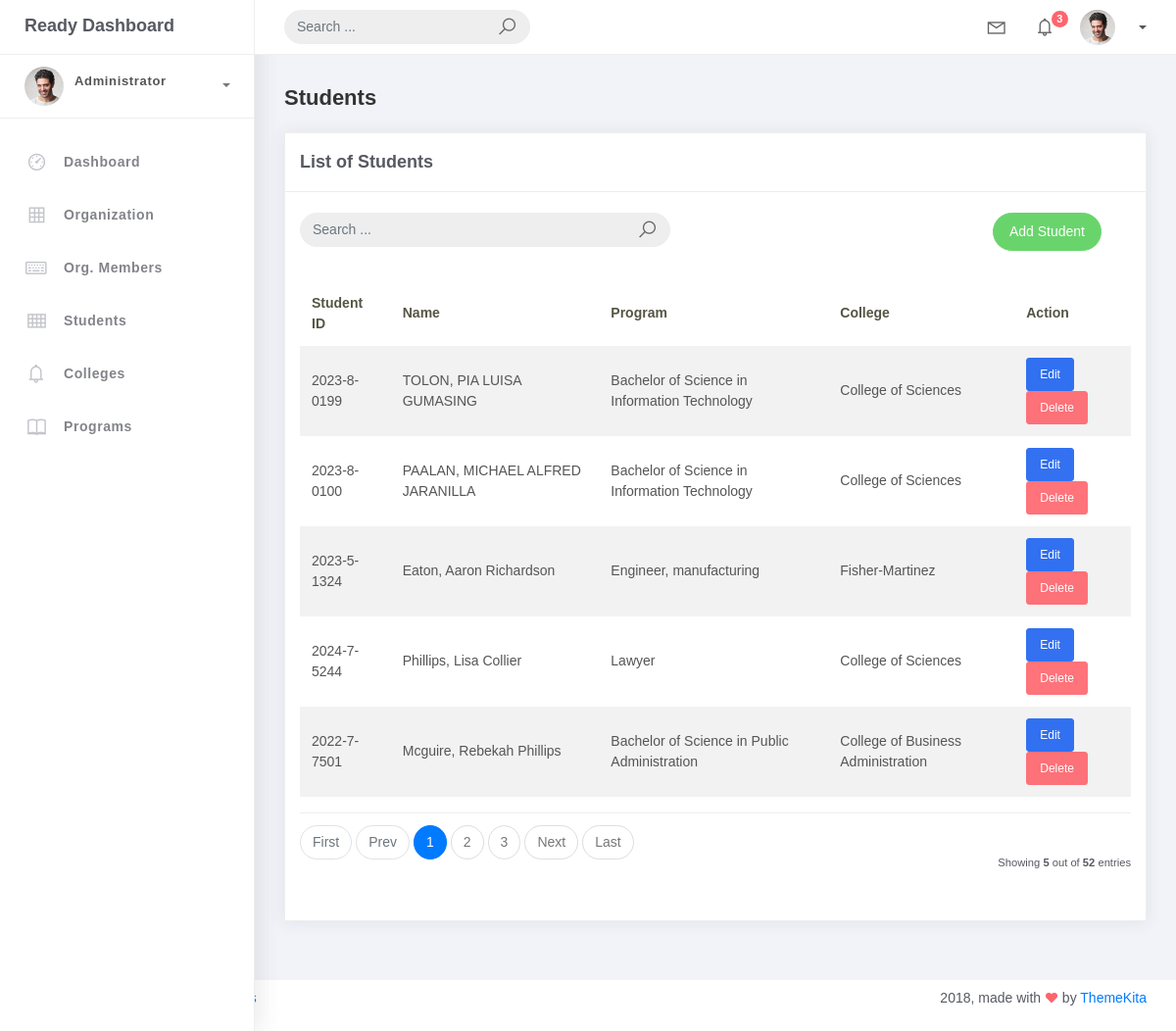
The app's page /student/, older data.
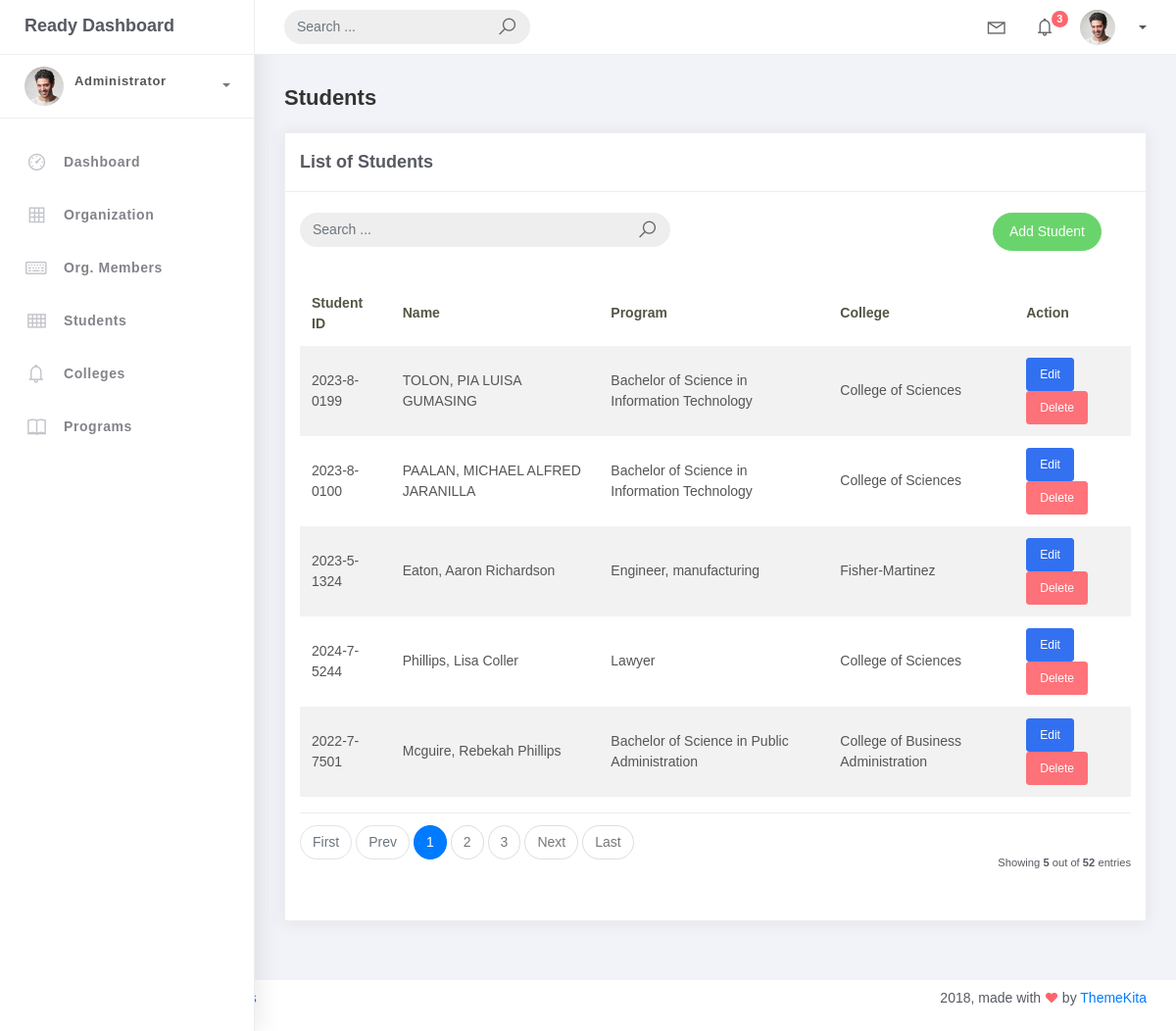
The same page, newer data.
### studentorg/models.py (models this page shows, shortened)
class BaseModel(models.Model):
	created_at = models.DateTimeField(auto_now_add=True, db_index=True)
	updated_at = models.DateTimeField(auto_now=True)
	class Meta:
		abstract = True

class Student(BaseModel):
	student_id = models.CharField(max_length=15)
	lastname = models.CharField(max_length=25)
	firstname = models.CharField(max_length=25)
	middlename = models.CharField(max_length=25, blank=True, null=True)
	program = models.ForeignKey (Program, on_delete=models.CASCADE)

class Program(BaseModel):
	prog_name = models.CharField(max_length=150)
	college = models.ForeignKey (College, on_delete=models.CASCADE)

class College(BaseModel):
	college_name = models.CharField(max_length=150)

### studentorg/views.py (the view)
# urls.py: path("student/", StudentList.as_view(), name="student-list"),
class StudentList(ListView):
    model = Student
    context_object_name = 'student'
    template_name = 'student_list.html'
    paginate_by = 5
    def get_queryset(self):
        qs = super().get_queryset()
        query = self.request.GET.get('q')
        if query:
            qs = qs.filter(
                Q(firstname__icontains=query) |
                Q(lastname__icontains=query) |
                Q(middlename__icontains=query)
            )
        return qs

### templates/student_list.html
{% extends 'base.html' %}
{% block content %}
<div class="content">
    <div class="container-fluid">
        <h4 class="page-title">Students</h4>
        <div class="row">
            <div class="col-md-12">
                <div class="card">
                    <div class="card-header">
                        <div class="card-title">List of Students</div>
                    </div>
                    <br />
                    <div class="col-md-12 row">
                        <div class="col-md-6">
                            <form class="navbar-left navbar-form nav-search mr-md-3" action="{% url 'student-list' %}" method="get">
                                <div class="input-group">
                                    <input type="text" name="q" placeholder="Search ..." class="form-control" value="{{ request.GET.q }}">
                                    <div class="input-group-append">
                                        <span class="input-group-text">
                                            <i class="la la-search search-icon"></i>
                                        </span>
                                    </div>
                                </div>
                            </form>
                        </div>
                        <div class="col-md-6">
                            <div class="pull-right">
                                <a href="{% url 'student-add' %}" class="btn btn-success btn-rounded">Add Student</a>
                            </div>
                        </div>
                    </div>
                    <div class="card-body">
                        <table class="table table-striped mt-3">
                            <thead>
                                <tr>
                                    <th>Student ID</th>
                                    <th>Name</th>
                                    <th>Program</th>
                                    <th>College</th>
                                    <th>Action</th>
                                </tr>
                            </thead>
                            <tbody>
                                {% for object in object_list %}
                                <tr>
                                    <td>{{ object.student_id }}</td>
                                    <td>{{ object.lastname }}, {{ object.firstname }} {{ object.middlename }}</td>
                                    <td>{{ object.program.prog_name }}</td>
                                    <td>{{ object.program.college.college_name }}</td>
                                    <td>
                                        <a href="{% url 'student-update' object.pk %}" class="btn btn-sm btn-primary">Edit</a>
                                        <a href="{% url 'student-delete' object.pk %}" class="btn btn-sm btn-danger">Delete</a>
                                    </td>
                                </tr>
                                {% empty %}
                                <tr>
                                    <td colspan="5" style="text-align: center">
                                        <p class="text-sm font-weight-bold mb-0">No Records Found</p>
                                    </td>
                                </tr>
                                {% endfor %}
                            </tbody>
                        </table>
                        {% include 'includes/pagination.html' %}
                    </div>
                </div>
            </div>
        </div>
    </div>
</div>
{% endblock %}

### templates/base.html (shortened to what this page needs)
{% load static %}
<!DOCTYPE html>
<html>
<head>
    <link rel="stylesheet" href="{% static 'css/bootstrap.min.css' %}">
    <link rel="stylesheet" href="{% static 'css/ready.css' %}">
    <link rel="stylesheet" href="{% static 'css/demo.css' %}">
</head>
<body>
    <div class="wrapper">
        <div class="main-header">
            <div class="logo-header">
                <a href="index.html" class="logo">Ready Dashboard</a>
            </div>
            <nav class="navbar navbar-header navbar-expand-lg">
                <div class="container-fluid">
                    <form class="navbar-left navbar-form nav-search mr-md-3" action="">
                        <div class="input-group">
                            <input type="text" placeholder="Search ..." class="form-control">
                            <div class="input-group-append">
                                <span class="input-group-text">
                                    <i class="la la-search search-icon"></i>
                                </span>
                            </div>
                        </div>
                    </form>
                    <ul class="navbar-nav topbar-nav ml-md-auto align-items-center">
                        <li class="nav-item dropdown hidden-caret">
                            <a class="nav-link dropdown-toggle" href="#" id="navbarDropdown" role="button" data-toggle="dropdown" aria-haspopup="true" aria-expanded="false">
                                <i class="la la-envelope"></i>
                            </a>
                        </li>
                        <li class="nav-item dropdown hidden-caret">
                            <a class="nav-link dropdown-toggle" href="#" id="navbarDropdown" role="button" data-toggle="dropdown" aria-haspopup="true" aria-expanded="false">
                                <i class="la la-bell"></i>
                                <span class="notification">3</span>
                            </a>
                        </li>
                        <li class="nav-item dropdown">
                            <a class="dropdown-toggle profile-pic" data-toggle="dropdown" href="#" aria-expanded="false">
                                <img src="{% static 'img/profile.jpg' %}" alt="user-img" width="36" class="img-circle">
                                <span>{{ request.user.username }}</span>
                            </a>
                        </li>
                    </ul>
                </div>
            </nav>
        </div>
        <div class="sidebar">
            <div class="scrollbar-inner sidebar-wrapper">
                <div class="user">
                    <div class="photo">
                        <img src="{% static 'img/profile.jpg' %}">
                    </div>
                    <div class="info">
                        <a data-toggle="collapse" href="#collapseExample" aria-expanded="true">
                            <span>
                                <span class="user-level">Administrator</span>
                                <span class="caret"></span>
                            </span>
                        </a>
                        <div class="clearfix"></div>
                    </div>
                </div>
                <ul class="nav">
                    <li class="nav-item"><a href="{% url 'home' %}"><i class="la la-dashboard"></i><p>Dashboard</p></a></li>
                    <li class="nav-item"><a href="{% url 'organization-list' %}"><i class="la la-table"></i><p>Organization</p></a></li>
                    <li class="nav-item"><a href="{% url 'orgmember-list' %}"><i class="la la-keyboard-o"></i><p>Org. Members</p></a></li>
                    <li class="nav-item"><a href="{% url 'student-list' %}"><i class="la la-th"></i><p>Students</p></a></li>
                    <li class="nav-item"><a href="{% url 'college-list' %}"><i class="la la-bell"></i><p>Colleges</p></a></li>
                    <li class="nav-item"><a href="{% url 'program-list' %}"><i class="la la-book"></i><p>Programs</p></a></li>
                </ul>
            </div>
        </div>
        <div class="main-panel">
            {% block content %}{% endblock %}
        </div>
        <footer class="footer">
            <div class="container-fluid">
                <nav class="pull-left">
                    <ul class="nav">
                        <li class="nav-item"><a class="nav-link" href="http://www.themekita.com">ThemeKita</a></li>
                        <li class="nav-item"><a class="nav-link" href="#">Help</a></li>
                        <li class="nav-item"><a class="nav-link" href="https://themewagon.com/license/#free-item">Licenses</a></li>
                    </ul>
                </nav>
                <div class="copyright ml-auto">
                    2018, made with <i class="la la-heart heart text-danger"></i> by <a href="http://www.themekita.com">ThemeKita</a>
                </div>
            </div>
        </footer>
    </div>
</body>
</html>

### templates/includes/pagination.html (shortened to what this page needs)
{% if is_paginated %}
<div class="card-footer px-0 border-0 d-flex flex-column flex-lg-row align-items-center justify-content-between mt-3">
    <nav aria-label="Topics pagination" class="mb-4">
        <ul class="pagination">
            {% if page_obj.number > 1 %}
            <li class="page-item">
                <a class="page-link" href="?page=1">First</a>
            </li>
            {% else %}
            <li class="page-item disabled">
                <span class="page-link">First</span>
            </li>
            {% endif %}
            {% if page_obj.has_previous %}
            <li class="page-item">
                <a class="page-link" href="?page={{ page_obj.previous_page_number }}">Prev</a>
            </li>
            {% else %}
            <li class="page-item disabled">
                <span class="page-link">Prev</span>
            </li>
            {% endif %}
            {% for page_num in paginator.page_range %}
                {% if page_obj.number == page_num %}
                <li class="page-item active">
                    <span class="page-link">
                        {{ page_num }}
                    </span>
                </li>
                {% elif page_num > page_obj.number|add:'-3' and page_num < page_obj.number|add:'3' %}
                <li class="page-item">
                    <a class="page-link" href="?page={{ page_num }}">{{ page_num }}</a>
                </li>
                {% endif %}
            {% endfor %}
            {% if page_obj.has_next %}
            <li class="page-item">
                <a class="page-link" href="?page={{ page_obj.next_page_number }}">Next</a>
            </li>
            {% else %}
            <li class="page-item disabled">
                <span class="page-link">Next</span>
            </li>
            {% endif %}
            {% if page_obj.number != paginator.num_pages %}
            <li class="page-item">
                <a class="page-link" href="?page={{ paginator.num_pages }}">Last</a>
            </li>
            {% else %}
            <li class="page-item disabled">
                <span class="page-link">Last</span>
            </li>
            {% endif %}
        </ul>
    </nav>
    <div class="fw-normal small mt-4 mt-lg-0">
        Showing <b>{{ object_list.count }}</b> out of <b>{{ paginator.count }}</b> entries
    </div>
</div>
{% endif %}

Row changes from the older to the newer data that the page shows:
changed Student "Lisa": middlename "Collier" → "Coller"
